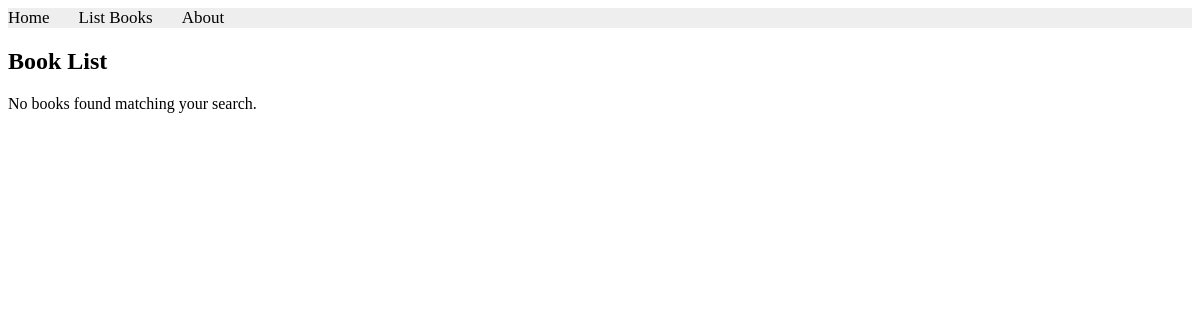
Page /books/simple/query/ on the earlier database version.
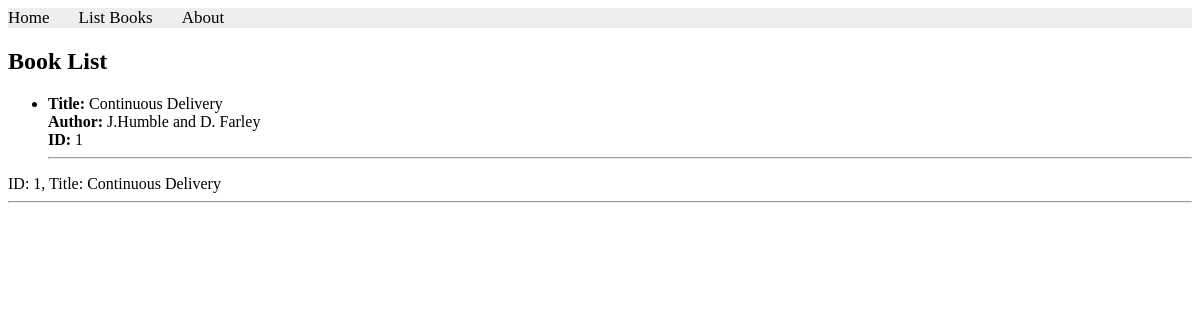
Same page on the later database version.
### apps/bookmodule/models.py (models this page shows)
class Book(models.Model):
    title = models.CharField(max_length=100)
    author = models.CharField(max_length=56)
    price = models.FloatField(default=0.0)
    edition = models.SmallIntegerField(default=1)

### apps/bookmodule/views.py (the view)
# urls.py: path('simple/query/', views.simple_query, name= "books.simple_query"),
def simple_query(request):
    mybooks=Book.objects.filter(title__icontains='Continuous')
    return render(request, 'bookmodule/bookList.html', {'books':mybooks})

### templates/bookmodule/bookList.html
{% extends "layouts/base.html" %}
{% block content %}
  <h2>Book List</h2>
  {% if books %}
    <ul>
      {% for book in books %}
        <li>
          <strong>Title:</strong> {{ book.title }}<br>
          <strong>Author:</strong> {{ book.author }}<br>
          <strong>ID:</strong> {{ book.id }}
        </li>
        <hr>
      {% endfor %}
    </ul>
  {% else %}
    <p>No books found matching your search.</p>
  {% endif %}
  {% for obj in books %}
ID: {{obj.id}}, Title: {{obj.title}}
<hr>
{% endfor %}
{% endblock %}

### templates/layouts/base.html (shortened to what this page needs)
<!DOCTYPE html>
<html>
{% load static %}
<head>
<link rel="stylesheet" href="https://cdnjs.cloudflare.com/ajax/libs/fontawesome/4.7.0/css/font-awesome.min.css">
 <link rel="stylesheet" href="{% static 'styles.css' %}">
</head>
<body>
 {% include "includes/header.html" %}
 {% block content %} {% endblock content %}
</body>
</html>

### templates/includes/header.html
{% with request.resolver_match.url_name as url_name %}
<div class="topnav">
 <a class="{% if url_name == 'books.index' %} active{% endif %}"
 href="{% url 'books.index' %}">Home</a>
 <a class="{% if url_name == 'books.list_books' %} active{% endif %}"
 href="{% url 'books.list_books' %}">List Books</a>
 <a class="{% if url_name == 'books.aboutus' %} active{% endif %}"
 href="{% url 'books.aboutus' %}">About</a>
</div>
{% endwith %}

### apps/static/styles.css (style rules this page uses)
.topnav { background-color: #eeeeee; width: 100%; }
.topnav a { color: #000000; text-align: center; margin-right: 25px; text-decoration: none; font-size: 17px; }

Differences in the rows shown:
added Book: title "Continuous Delivery", author "J.Humble and D. Farley", id "1"
Other differences:
text no longer shown: "No books found matching your search."
